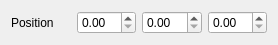
<?xml version="1.0" encoding="UTF-8"?>
<ui version="4.0">
 <class>uiTransfromEditor</class>
 <widget class="QWidget" name="uiTransfromEditor">
  <property name="geometry">
   <rect>
    <x>0</x>
    <y>0</y>
    <width>278</width>
    <height>40</height>
   </rect>
  </property>
  <property name="windowTitle">
   <string>Form</string>
  </property>
  <layout class="QHBoxLayout" name="horizontalLayout_2">
   <item>
    <layout class="QHBoxLayout" name="horizontalLayout">
     <item>
      <widget class="QLabel" name="label">
       <property name="enabled">
        <bool>true</bool>
       </property>
       <property name="minimumSize">
        <size>
         <width>0</width>
         <height>0</height>
        </size>
       </property>
       <property name="text">
        <string>Position</string>
       </property>
      </widget>
     </item>
     <item>
      <widget class="QDoubleSpinBox" name="uiX"/>
     </item>
     <item>
      <widget class="QDoubleSpinBox" name="uiY"/>
     </item>
     <item>
      <widget class="QDoubleSpinBox" name="uiZ"/>
     </item>
    </layout>
   </item>
  </layout>
 </widget>
 <resources/>
 <connections/>
</ui>
